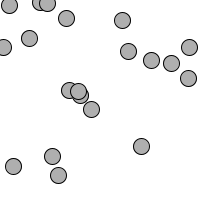
Frame 1 (no input)
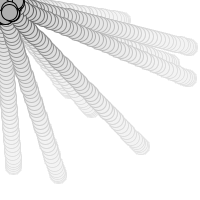
Frame 60 (the mouse pressed at the canvas centre just before this capture)
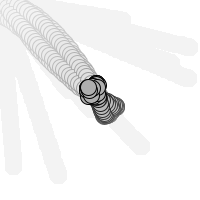
Frame 120 (the mouse held since frame 60 and released just before this capture)

The Processing sketch that drew these frames (run headless with seeded random() and noise(); from frame 60 on, the mouse is pressed at the canvas centre):

// Processing sketch: c7_vector
// ── c7_vector.pde
// Creating an array of objects.
Mover[] movers = new Mover[20];

void setup() 
{
  size(200,200);
  smooth();
  background(255);
  // Initializing all the elements of the array
  for (int i = 0; i < movers.length; i++) {
    movers[i] = new Mover(); 
  }
}

void draw() {
  noStroke();
  fill(255,10);
  rect(0,0,width,height);

  // Calling functions of all of the objects in the array.
  for (int i = 0; i < movers.length; i++) {
    movers[i].update();
    movers[i].checkEdges();
    movers[i].display(); 
  }
}

class Mover {

  PVector location;
  PVector velocity;
  PVector acceleration;
  float topspeed;

  Mover() {
    location = new PVector(random(width),random(height));
    velocity = new PVector(0,0);
    topspeed = 4;
  }

  void update() {

    // Our algorithm for calculating acceleration:
    PVector mouse = new PVector(mouseX,mouseY);
    PVector dir = PVector.sub(mouse,location);  // Find vector pointing towards mouse
    dir.normalize();     // Normalize
    dir.mult(0.5);       // Scale 
    acceleration = dir;  // Set to acceleration

    // Motion 101!  Velocity changes by acceleration.  Location changes by velocity.
    velocity.add(acceleration);
    velocity.limit(topspeed);
    location.add(velocity);
  }

  void display() {
    stroke(0);
    fill(175);
    ellipse(location.x,location.y,16,16);
  }

  void checkEdges() {

   if (location.x > width || location.x < 0) {
      velocity.x *= -1;
    }
    
    if (location.y > height || location.y < 0) {
      velocity.y *= -1;
    }

  }

}
